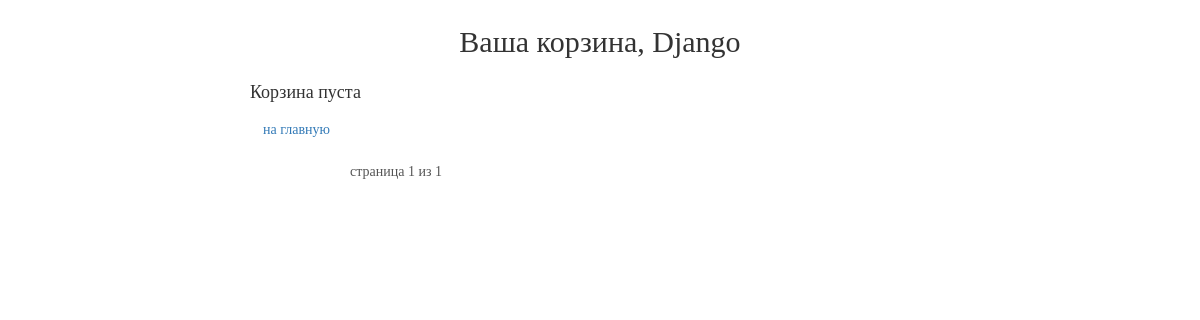
/basket/ (signed in), run on an earlier commit of the app's database.
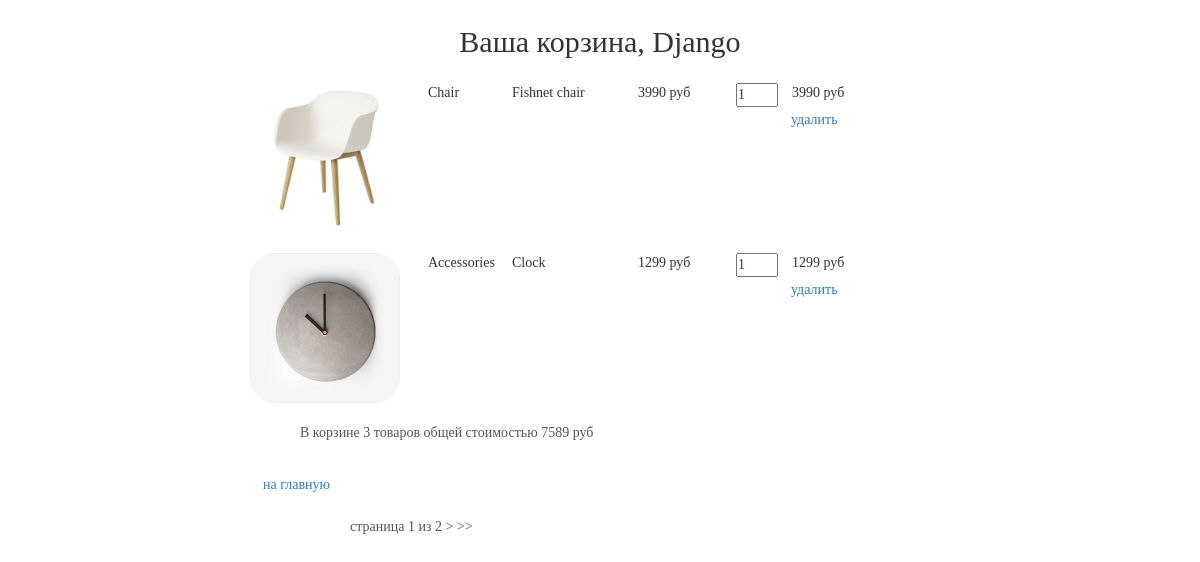
And on a later commit of the database.
### basketapp/models.py (models this page shows, shortened)
class Basket(models.Model):
    user = models.ForeignKey(ShopUser, on_delete=models.CASCADE, related_name='basket')
    product = models.ForeignKey(Product, on_delete=models.CASCADE)
    quantity = models.PositiveIntegerField('количество', default=0)
    add_datetime = models.DateTimeField('дата добавления', auto_now_add=True)
    @property
    def product_cost(self):
        return self.product.price * self.quantity
    @property
    def total_quantity(self):
        return sum(map(lambda x: x.quantity, self.user.basket.select_related().all()))
    @property
    def total_cost(self):
        return sum(map(lambda x: x.product_cost, self.user.basket.select_related().all()))

### mainapp/models.py (models this page shows, shortened)
class Product(models.Model):
    category = models.ForeignKey(ProductCategory, on_delete=models.PROTECT, verbose_name='Категория')
    name = models.CharField('Название', max_length=128)
    short_description = models.CharField('Краткое описание', max_length=128, blank=True)
    description = models.TextField('Описание', blank=True)
    quantity = models.PositiveIntegerField('Количество', default=0)
    price = models.DecimalField('Цена', max_digits=10, decimal_places=0, default=0)
    image = models.ImageField(upload_to='products_images', blank=True)
    is_active = models.BooleanField(default=True, db_index=True)
    created_at = models.DateTimeField('Дата создания', auto_now_add=True)
    updated_at = models.DateTimeField('Дата обновления', auto_now=True)

class ProductCategory(models.Model):
    name = models.CharField('Название', max_length=128, unique=True)
    description = models.TextField('Описание', max_length=255, blank=True)
    is_active = models.BooleanField(default=True, db_index=True)
    created_at = models.DateTimeField('Дата создания', auto_now_add=True)

### authapp/models.py (models this page shows, shortened)
class ShopUser(AbstractUser):
    age = models.PositiveSmallIntegerField('Возраст', null=True)
    avatar = models.ImageField(upload_to='users_avatars', blank=True)
    id_for_friends = models.CharField('Код для пригашения друзей', max_length=8, blank=True)
    activation_key = models.CharField(max_length=128, blank=True)
    activation_key_expires = models.DateTimeField(default=get_activation_key_expires)

### basketapp/views.py (the view)
# urls.py: path('', adminapp.ShopUserList.as_view(), name='index'),
@login_required
def index(request, page=1):
    basket = request.user.basket.select_related().all()
    products_paginator = Paginator(basket, 2)
    try:
        basket = products_paginator.page(page)
    except PageNotAnInteger:
        basket = products_paginator.page(1)
    except EmptyPage:
        basket = products_paginator.page(products_paginator.num_pages)
    context = {
        'basket': basket
    }
    return render(request, 'basketapp/index.html', context)

### basketapp/context_processors.py (called while the page is built)
def basket(request):
    if request.user.is_authenticated:
        basket = request.user.basket.select_related('product', 'product__category').all()
    else:
        basket = []
    return {
        'basket': basket,
    }

### basketapp/templates/basketapp/index.html (shortened to what this page needs)
{% extends 'basketapp/base.html' %}
{% load static %}
{% block container %}
    <div class="basket_list">
		{% include 'basketapp/includes/inc__basket_list.html' %}
    </div>
    <div class="paginator">
        <span class="current">страница {{ basket.number }} из {{ basket.paginator.num_pages }}</span>
        {% if basket.has_next %}
            <a href="{% url 'basket:index_pagination' basket.next_page_number %}">
                >
            </a>
            <a href="{% url 'basket:index_pagination' basket.paginator.num_pages %}">
                >>
            </a>
        {% endif %}
    </div>
{% endblock %}

### basketapp/templates/basketapp/includes/inc__basket_list.html
{% if basket %}
    {% for item in basket %}
        <div class="basket_record">
            <img src="/media/{{ item.product.image }}" alt="{{ item.product.short_desc }}">
            <span class="category_name">{{ item.product.category.name }}</span>
            <span class="product_name">{{ item.product.name }}</span>
            <span class="product_price">{{ item.product.price }}&nbspруб</span>
            <input type="number" name="{{ item.pk }}" min="0" max="{{ item.product.quantity }}"
                   value="{{ item.quantity }}" id="{{ item.product.id }}">
            <span class="product_cost">{{ item.product_cost }}&nbspруб</span>
            <a href="{% url 'basket:delete_product' item.pk %}" class="btn btn-round">
                удалить
            </a>
        </div>
    {% endfor %}
    <div class="basket_summary">
        <p class="total_basket_text">В корзине</p>
        <div class="total_q">{{ basket.0.total_quantity }}</div>
        <p class="total_basket_text">товаров общей стоимостью</p>
        <div class="total_c">{{ basket.0.total_cost }}</div> руб
    </div>
{% else %}
    <h4>Корзина пуста</h4>
{% endif %}
<a href="{% url 'main:index' %}" class="btn btn-round">
    на главную
</a>

What changed in the data, as far as the page shows it:
added Basket: product.image (picture), product.category.name "Chair", product.name "Fishnet chair", product.price "3990", product.quantity "1", product_cost "3990", user+quantity "3", user+product+quantity "7589"
added Basket: product.image (picture), product.category.name "Accessories", product.name "Clock", product.price "1299", quantity "1", product_cost "1299"
Also different on the page:
{{ basket.paginator.num_pages }}: "1" → "2"
text no longer shown: "Корзина пуста"
text now shown: "В корзине товаров общей стоимостью руб > >>"
